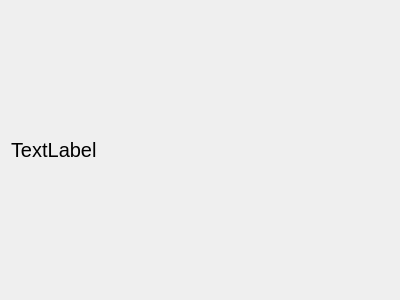
<?xml version="1.0" encoding="UTF-8"?>
<ui version="4.0">
 <class>adseebooklist</class>
 <widget class="QDialog" name="adseebooklist">
  <property name="geometry">
   <rect>
    <x>0</x>
    <y>0</y>
    <width>400</width>
    <height>300</height>
   </rect>
  </property>
  <property name="windowTitle">
   <string>Dialog</string>
  </property>
  <layout class="QVBoxLayout" name="verticalLayout">
   <item>
    <widget class="QLabel" name="label_status">
     <property name="font">
      <font>
       <pointsize>15</pointsize>
      </font>
     </property>
     <property name="text">
      <string>TextLabel</string>
     </property>
    </widget>
   </item>
  </layout>
 </widget>
 <resources/>
 <connections/>
</ui>
